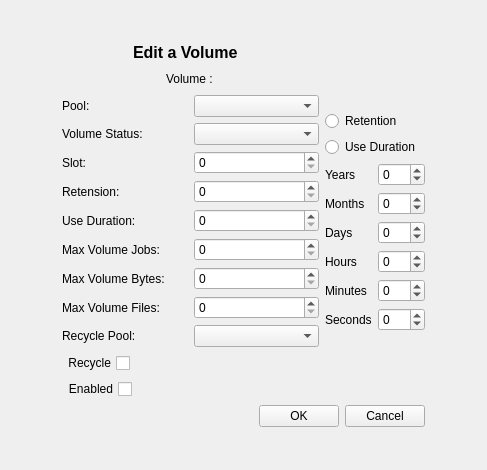
<ui version="4.0" >
 <class>mediaEditForm</class>
 <widget class="QWidget" name="mediaEditForm" >
  <property name="geometry" >
   <rect>
    <x>0</x>
    <y>0</y>
    <width>487</width>
    <height>470</height>
   </rect>
  </property>
  <property name="windowTitle" >
   <string>Form</string>
  </property>
  <layout class="QGridLayout" >
   <property name="margin" >
    <number>9</number>
   </property>
   <property name="spacing" >
    <number>6</number>
   </property>
   <item row="1" column="1" >
    <layout class="QGridLayout" >
     <property name="margin" >
      <number>0</number>
     </property>
     <property name="spacing" >
      <number>6</number>
     </property>
     <item row="2" column="0" >
      <widget class="QLabel" name="label_3" >
       <property name="text" >
        <string>Pool:</string>
       </property>
       <property name="buddy" >
        <cstring>poolCombo</cstring>
       </property>
      </widget>
     </item>
     <item row="3" column="0" >
      <widget class="QLabel" name="label_5" >
       <property name="text" >
        <string>Volume Status:</string>
       </property>
      </widget>
     </item>
     <item row="8" column="0" >
      <widget class="QLabel" name="label_13" >
       <property name="text" >
        <string>Max Volume Bytes:</string>
       </property>
       <property name="buddy" >
        <cstring>slotSpin</cstring>
       </property>
      </widget>
     </item>
     <item row="3" column="1" >
      <widget class="QComboBox" name="statusCombo" />
     </item>
     <item row="10" column="1" >
      <widget class="QComboBox" name="recyclePoolCombo" />
     </item>
     <item row="4" column="0" >
      <widget class="QLabel" name="label_4" >
       <property name="text" >
        <string>Slot:</string>
       </property>
       <property name="buddy" >
        <cstring>slotSpin</cstring>
       </property>
      </widget>
     </item>
     <item row="7" column="0" >
      <widget class="QLabel" name="label_12" >
       <property name="text" >
        <string>Max Volume Jobs:</string>
       </property>
       <property name="buddy" >
        <cstring>slotSpin</cstring>
       </property>
      </widget>
     </item>
     <item row="6" column="0" >
      <widget class="QLabel" name="label_7" >
       <property name="text" >
        <string>Use Duration:</string>
       </property>
       <property name="buddy" >
        <cstring>slotSpin</cstring>
       </property>
      </widget>
     </item>
     <item row="13" column="0" colspan="3" >
      <layout class="QHBoxLayout" >
       <property name="margin" >
        <number>0</number>
       </property>
       <property name="spacing" >
        <number>6</number>
       </property>
       <item>
        <spacer>
         <property name="orientation" >
          <enum>Qt::Horizontal</enum>
         </property>
         <property name="sizeHint" >
          <size>
           <width>40</width>
           <height>20</height>
          </size>
         </property>
        </spacer>
       </item>
       <item>
        <widget class="QPushButton" name="okButton" >
         <property name="text" >
          <string>OK</string>
         </property>
        </widget>
       </item>
       <item>
        <widget class="QPushButton" name="cancelButton" >
         <property name="text" >
          <string>Cancel</string>
         </property>
        </widget>
       </item>
      </layout>
     </item>
     <item row="8" column="1" >
      <widget class="QSpinBox" name="maxBytesSpin" >
       <property name="maximum" >
        <number>2147483647</number>
       </property>
      </widget>
     </item>
     <item row="5" column="0" >
      <widget class="QLabel" name="label_6" >
       <property name="text" >
        <string>Retension:</string>
       </property>
       <property name="buddy" >
        <cstring>slotSpin</cstring>
       </property>
      </widget>
     </item>
     <item row="10" column="0" >
      <widget class="QLabel" name="label_15" >
       <property name="text" >
        <string>Recycle Pool:</string>
       </property>
       <property name="buddy" >
        <cstring>slotSpin</cstring>
       </property>
      </widget>
     </item>
     <item row="12" column="0" colspan="2" >
      <layout class="QHBoxLayout" >
       <property name="margin" >
        <number>0</number>
       </property>
       <property name="spacing" >
        <number>6</number>
       </property>
       <item>
        <widget class="QCheckBox" name="enabledCheck" >
         <property name="layoutDirection" >
          <enum>Qt::RightToLeft</enum>
         </property>
         <property name="text" >
          <string>Enabled</string>
         </property>
        </widget>
       </item>
       <item>
        <spacer>
         <property name="orientation" >
          <enum>Qt::Horizontal</enum>
         </property>
         <property name="sizeHint" >
          <size>
           <width>40</width>
           <height>20</height>
          </size>
         </property>
        </spacer>
       </item>
      </layout>
     </item>
     <item row="9" column="1" >
      <widget class="QSpinBox" name="maxFilesSpin" >
       <property name="maximum" >
        <number>2147483647</number>
       </property>
      </widget>
     </item>
     <item row="9" column="0" >
      <widget class="QLabel" name="label_14" >
       <property name="text" >
        <string>Max Volume Files:</string>
       </property>
       <property name="buddy" >
        <cstring>slotSpin</cstring>
       </property>
      </widget>
     </item>
     <item rowspan="13" row="0" column="2" >
      <layout class="QGridLayout" >
       <property name="margin" >
        <number>0</number>
       </property>
       <property name="spacing" >
        <number>6</number>
       </property>
       <item row="9" column="0" colspan="2" >
        <spacer>
         <property name="orientation" >
          <enum>Qt::Vertical</enum>
         </property>
         <property name="sizeHint" >
          <size>
           <width>97</width>
           <height>21</height>
          </size>
         </property>
        </spacer>
       </item>
       <item row="3" column="1" >
        <widget class="QSpinBox" name="yearsSpin" >
         <property name="maximum" >
          <number>999</number>
         </property>
         <property name="minimum" >
          <number>-1</number>
         </property>
        </widget>
       </item>
       <item row="3" column="0" >
        <widget class="QLabel" name="label_2" >
         <property name="text" >
          <string>Years</string>
         </property>
        </widget>
       </item>
       <item row="8" column="0" >
        <widget class="QLabel" name="label_11" >
         <property name="text" >
          <string>Seconds</string>
         </property>
        </widget>
       </item>
       <item row="5" column="1" >
        <widget class="QSpinBox" name="daysSpin" >
         <property name="maximum" >
          <number>30</number>
         </property>
         <property name="minimum" >
          <number>-1</number>
         </property>
        </widget>
       </item>
       <item row="2" column="0" colspan="2" >
        <widget class="QRadioButton" name="useDurationRadio" >
         <property name="text" >
          <string>Use Duration</string>
         </property>
        </widget>
       </item>
       <item row="0" column="0" colspan="2" >
        <spacer>
         <property name="orientation" >
          <enum>Qt::Vertical</enum>
         </property>
         <property name="sizeHint" >
          <size>
           <width>97</width>
           <height>31</height>
          </size>
         </property>
        </spacer>
       </item>
       <item row="5" column="0" >
        <widget class="QLabel" name="label_8" >
         <property name="text" >
          <string>Days</string>
         </property>
        </widget>
       </item>
       <item row="8" column="1" >
        <widget class="QSpinBox" name="secondsSpin" >
         <property name="maximum" >
          <number>60</number>
         </property>
         <property name="minimum" >
          <number>-1</number>
         </property>
        </widget>
       </item>
       <item row="6" column="0" >
        <widget class="QLabel" name="label_9" >
         <property name="text" >
          <string>Hours</string>
         </property>
        </widget>
       </item>
       <item row="4" column="0" >
        <widget class="QLabel" name="label_16" >
         <property name="text" >
          <string>Months</string>
         </property>
        </widget>
       </item>
       <item row="7" column="1" >
        <widget class="QSpinBox" name="minutesSpin" >
         <property name="maximum" >
          <number>60</number>
         </property>
         <property name="minimum" >
          <number>-1</number>
         </property>
        </widget>
       </item>
       <item row="6" column="1" >
        <widget class="QSpinBox" name="hoursSpin" >
         <property name="maximum" >
          <number>24</number>
         </property>
         <property name="minimum" >
          <number>-1</number>
         </property>
         <property name="value" >
          <number>0</number>
         </property>
        </widget>
       </item>
       <item row="1" column="0" colspan="2" >
        <widget class="QRadioButton" name="retentionRadio" >
         <property name="text" >
          <string>Retention</string>
         </property>
        </widget>
       </item>
       <item row="4" column="1" >
        <widget class="QSpinBox" name="monthsSpin" >
         <property name="maximum" >
          <number>12</number>
         </property>
         <property name="minimum" >
          <number>-1</number>
         </property>
        </widget>
       </item>
       <item row="7" column="0" >
        <widget class="QLabel" name="label_10" >
         <property name="text" >
          <string>Minutes</string>
         </property>
        </widget>
       </item>
      </layout>
     </item>
     <item row="5" column="1" >
      <widget class="QSpinBox" name="retentionSpin" >
       <property name="maximum" >
        <number>2147483647</number>
       </property>
      </widget>
     </item>
     <item row="1" column="0" colspan="2" >
      <layout class="QHBoxLayout" >
       <property name="margin" >
        <number>0</number>
       </property>
       <property name="spacing" >
        <number>6</number>
       </property>
       <item>
        <spacer>
         <property name="orientation" >
          <enum>Qt::Horizontal</enum>
         </property>
         <property name="sizeHint" >
          <size>
           <width>40</width>
           <height>20</height>
          </size>
         </property>
        </spacer>
       </item>
       <item>
        <widget class="QLabel" name="volumeLabel" >
         <property name="maximumSize" >
          <size>
           <width>16777215</width>
           <height>48</height>
          </size>
         </property>
         <property name="text" >
          <string>Volume : </string>
         </property>
        </widget>
       </item>
       <item>
        <spacer>
         <property name="orientation" >
          <enum>Qt::Horizontal</enum>
         </property>
         <property name="sizeHint" >
          <size>
           <width>40</width>
           <height>20</height>
          </size>
         </property>
        </spacer>
       </item>
      </layout>
     </item>
     <item row="2" column="1" >
      <widget class="QComboBox" name="poolCombo" />
     </item>
     <item row="6" column="1" >
      <widget class="QSpinBox" name="useDurationSpin" >
       <property name="maximum" >
        <number>2147483647</number>
       </property>
      </widget>
     </item>
     <item row="11" column="0" colspan="2" >
      <layout class="QHBoxLayout" >
       <property name="margin" >
        <number>0</number>
       </property>
       <property name="spacing" >
        <number>6</number>
       </property>
       <item>
        <widget class="QCheckBox" name="recycleCheck" >
         <property name="layoutDirection" >
          <enum>Qt::RightToLeft</enum>
         </property>
         <property name="text" >
          <string>Recycle</string>
         </property>
        </widget>
       </item>
       <item>
        <spacer>
         <property name="orientation" >
          <enum>Qt::Horizontal</enum>
         </property>
         <property name="sizeHint" >
          <size>
           <width>40</width>
           <height>20</height>
          </size>
         </property>
        </spacer>
       </item>
      </layout>
     </item>
     <item row="0" column="0" colspan="2" >
      <layout class="QHBoxLayout" >
       <property name="margin" >
        <number>0</number>
       </property>
       <property name="spacing" >
        <number>6</number>
       </property>
       <item>
        <spacer>
         <property name="orientation" >
          <enum>Qt::Horizontal</enum>
         </property>
         <property name="sizeHint" >
          <size>
           <width>71</width>
           <height>21</height>
          </size>
         </property>
        </spacer>
       </item>
       <item>
        <widget class="QLabel" name="label" >
         <property name="maximumSize" >
          <size>
           <width>16777215</width>
           <height>30</height>
          </size>
         </property>
         <property name="text" >
          <string>&lt;html>&lt;head>&lt;meta name="qrichtext" content="1" />&lt;style type="text/css">
p, li { white-space: pre-wrap; }
&lt;/style>&lt;/head>&lt;body style=" font-family:'Sans Serif'; font-size:9pt; font-weight:400; font-style:normal; text-decoration:none;">
&lt;p style=" margin-top:0px; margin-bottom:0px; margin-left:0px; margin-right:0px; -qt-block-indent:0; text-indent:0px;">&lt;span style=" font-size:12pt; font-weight:600;">Edit a Volume&lt;/span>&lt;/p>&lt;/body>&lt;/html></string>
         </property>
        </widget>
       </item>
       <item>
        <spacer>
         <property name="orientation" >
          <enum>Qt::Horizontal</enum>
         </property>
         <property name="sizeHint" >
          <size>
           <width>81</width>
           <height>20</height>
          </size>
         </property>
        </spacer>
       </item>
      </layout>
     </item>
     <item row="4" column="1" >
      <widget class="QSpinBox" name="slotSpin" >
       <property name="maximum" >
        <number>10000</number>
       </property>
      </widget>
     </item>
     <item row="7" column="1" >
      <widget class="QSpinBox" name="maxJobsSpin" >
       <property name="maximum" >
        <number>2147483647</number>
       </property>
      </widget>
     </item>
    </layout>
   </item>
   <item row="0" column="1" >
    <spacer>
     <property name="orientation" >
      <enum>Qt::Vertical</enum>
     </property>
     <property name="sizeHint" >
      <size>
       <width>20</width>
       <height>40</height>
      </size>
     </property>
    </spacer>
   </item>
   <item row="1" column="2" >
    <spacer>
     <property name="orientation" >
      <enum>Qt::Horizontal</enum>
     </property>
     <property name="sizeHint" >
      <size>
       <width>40</width>
       <height>20</height>
      </size>
     </property>
    </spacer>
   </item>
   <item row="2" column="1" >
    <spacer>
     <property name="orientation" >
      <enum>Qt::Vertical</enum>
     </property>
     <property name="sizeHint" >
      <size>
       <width>20</width>
       <height>40</height>
      </size>
     </property>
    </spacer>
   </item>
   <item row="1" column="0" >
    <spacer>
     <property name="orientation" >
      <enum>Qt::Horizontal</enum>
     </property>
     <property name="sizeHint" >
      <size>
       <width>40</width>
       <height>20</height>
      </size>
     </property>
    </spacer>
   </item>
  </layout>
 </widget>
 <resources/>
 <connections/>
</ui>
